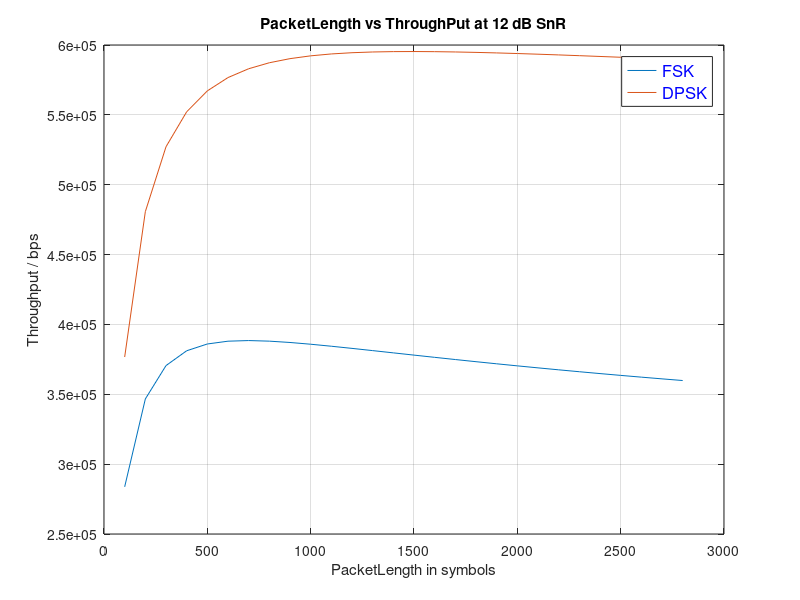

This figure's MATLAB source:
clc; clear; close all;

%% Paper: On the Throughput and Optimal Packet Length (Slow Rayleigh Fading)

snrdB = 12;
snrDec = 10.^(snrdB/10);

% Paremeters

n = 100:100:2800; % packet length

a = 1/2; c = 1/2; % for FSK
eg = 0.577; % Euler Gamma

avgPER1 = 1 - exp(-(log(n) + eg + log(a))./(c*snrDec));

a = 1/2; c = 1; % for dpsk
avgPER2 = 1 - exp(-(log(n) + eg + log(a))./(c*snrDec));



%% Throughput and Optimal Packet Length Analysis
Nbar = 1./(1 - avgPER1);


Nextra = 100;
tb = 1e-6;



throughput1 = [];
throughput2 = [];
for i = 1:length(n);
    avgPER1 = 1 - exp(-(log(n(i)) + eg + log(1/2))./(0.5*snrDec));
    avgPER2 = 1 - exp(-(log(n(i)) + eg + log(1/2))./(1*snrDec));
    Tf = tb*(n(i) + Nextra);
    
    throughput1(end + 1) = (n(i)*(1-avgPER1))/Tf;
    throughput2(end + 1) = (n(i)*(1-avgPER2))/Tf;
end


figure('name','Throughput 2');

plot(n,throughput1);
title('PacketLength vs ThroughPut at 12 dB SnR');

xlabel('PacketLength in symbols');

ylabel('Throughput / bps');

grid on;
hold on;

plot(n,throughput2);

legend on;
legend({'FSK','DPSK'},'FontSize',12,'TextColor','blue');

